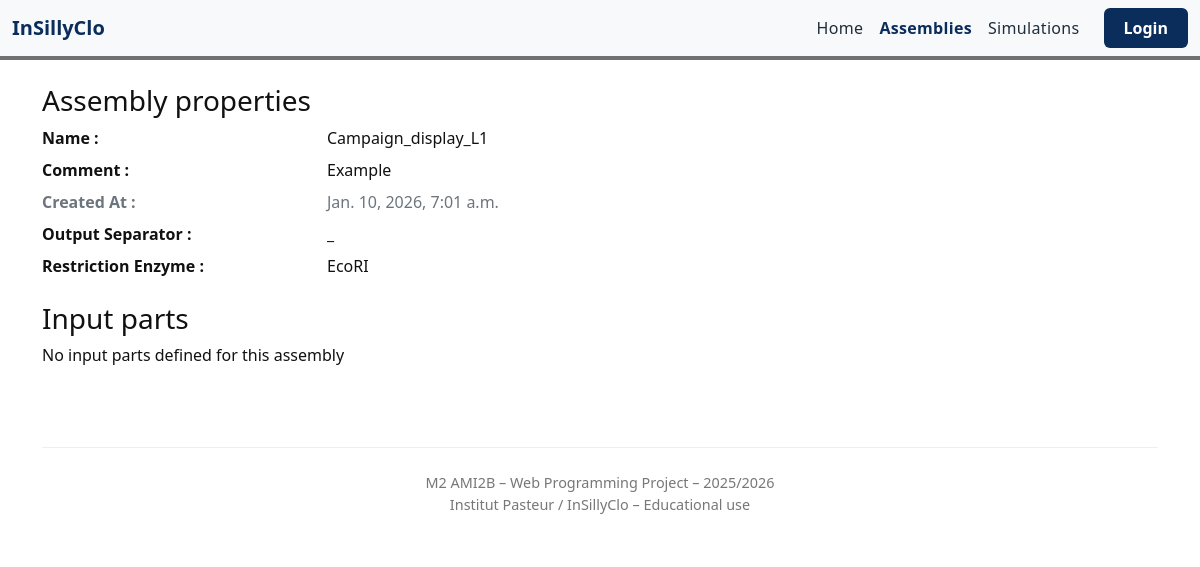
/campaigns/simulator/browse/3/, run on the app's committed database.
### campaigns/models.py (models this page shows)
class Assembly(models.Model):
    name = models.CharField(max_length=200)
    comment = models.TextField()
    creation_date = models.DateTimeField("Created At")
    separator = models.CharField(max_length=20)
    restriction_enzyme = models.CharField(max_length=50)
    file_name = models.CharField(max_length=255, blank=True, null=True)

### campaigns/views.py (the view)
# urls.py: path('simulator/browse/<int:pk>/', views.assembly_detail, name='assembly_detail'),
def assembly_detail(request, pk):
    assembly = get_object_or_404(Assembly, id=pk)
    input_parts = assembly.inputparts_set.prefetch_related("allowed_types")
    return render(
        request,
        "campaigns/assembly_details.html",
        {
            "assembly": assembly,
            "input_parts": input_parts,
            "active_page": "browse",
        },
    )

### campaigns/templates/campaigns/assembly_details.html (shortened to what this page needs)
{% load static %}
<!DOCTYPE html>
<html lang="en">
<head>
    <link href="https://cdn.jsdelivr.net/npm/bootstrap@5.3.2/dist/css/bootstrap.min.css" rel="stylesheet">
    <link href="https://cdn.jsdelivr.net/npm/bootstrap-icons@1.10.5/font/bootstrap-icons.css" rel="stylesheet">
    <link rel="stylesheet" href="{% static 'frontend/styles.css' %}">
</head>
<body class="d-flex flex-column min-vh-100">
{% include 'frontend/navbar.html' %}
<main class="flex-grow-1">
  <div class="container py-4">
<h3>Assembly properties</h3>
<dl class="row">
  <dt class="col-12 col-md-3">Name :</dt>
  <dd class="col-12 col-md-9">
    {{ assembly.name }}
  </dd>
  <dt class="col-12 col-md-3">Comment :</dt>
  <dd class="col-12 col-md-9">
    {{ assembly.comment|default:"—" }}
  </dd>
  <dt class="col-12 col-md-3 text-secondary">Created At :</dt>
  <dd class="col-12 col-md-9 text-secondary">
    {{ assembly.creation_date }}
  </dd>
  <dt class="col-12 col-md-3">Output Separator :</dt>
  <dd class="col-12 col-md-9">
    {{ assembly.separator|default:"—" }}
  </dd>
  <dt class="col-12 col-md-3">Restriction Enzyme :</dt>
  <dd class="col-12 col-md-9">
    {{ assembly.restriction_enzyme|default:"—" }}
  </dd>
</dl>
<h3>Input parts</h3>
{% if input_parts %}
  {% for part in input_parts %}
    <div class="card context-designer border-designer mb-3">
      <div class="card-body row">
        <div class="col-12 col-xl-2 col-lg-3 col-md-3 me-md-4">
          <div class="text-designer fw-bolder">
            {{ part.part_name }}
            {% if part.mandatory %}
              <span class="text-danger">*</span>
            {% endif %}
          </div>
        </div>
        <div class="col border-10 border-start border-auto ps-md-4">
            <div class="d-block">
                    {% if part.mandatory %}
                        The input part is <b>mandatory</b>
                    {% else %}
                        The input part is <b>optional</b>
                    {% endif %}
                </div>
                {% if part.typed %}
                <div class="d-block">
                    The input part is <b>typed</b>
                </div>
                {% endif %}
                {% if part.separator %}
                <div class="d-block">
                    <span class="fw-bolder">Subpart Separator:</span>
                    {{ part.separator }}
                </div>
                {% endif %}
          {% if part.allowed_types.exists %}
            <div class="d-block mt-1">
              <span class="fw-bolder">Allowed types:</span>
              {% for t in part.allowed_types.all %}
                <span class="border border-1 border-designer
                             rounded-5 px-3 mx-1 bg-designer-light">
                  {{ t.type_name }}
                </span>
              {% endfor %}
            </div>
          {% endif %}
        </div>
      </div>
    </div>
  {% endfor %}
{% else %}
  <div class="placeholder-box">
    No input parts defined for this assembly
  </div>
{% endif %}
{% include 'frontend/footer.html' %}
</body>
</html>

### frontend/static/frontend/styles.css (style rules this page uses)
body { background-color: #fff; color: #111; }

### data on the page
Assembly: name "Campaign_display_L1", comment "Example", creation_date "Jan. 10, 2026, 7:01 a.m.", separator "_", restriction_enzyme "EcoRI"
